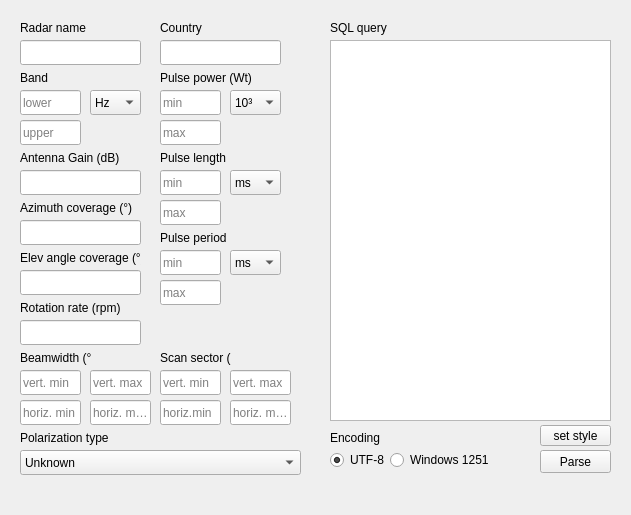
<?xml version="1.0" encoding="UTF-8"?>
<ui version="4.0">
 <class>MainWindow</class>
 <widget class="QMainWindow" name="MainWindow">
  <property name="geometry">
   <rect>
    <x>0</x>
    <y>0</y>
    <width>631</width>
    <height>515</height>
   </rect>
  </property>
  <property name="sizePolicy">
   <sizepolicy hsizetype="Fixed" vsizetype="Fixed">
    <horstretch>0</horstretch>
    <verstretch>0</verstretch>
   </sizepolicy>
  </property>
  <property name="windowTitle">
   <string>Parse radar station specs</string>
  </property>
  <property name="styleSheet">
   <string notr="true"/>
  </property>
  <property name="tabShape">
   <enum>QTabWidget::Triangular</enum>
  </property>
  <property name="dockOptions">
   <set>QMainWindow::AnimatedDocks</set>
  </property>
  <widget class="QWidget" name="centralwidget">
   <widget class="QPushButton" name="pushButton">
    <property name="geometry">
     <rect>
      <x>540</x>
      <y>450</y>
      <width>71</width>
      <height>23</height>
     </rect>
    </property>
    <property name="styleSheet">
     <string notr="true"/>
    </property>
    <property name="text">
     <string>Parse</string>
    </property>
   </widget>
   <widget class="QLineEdit" name="freqLowerB">
    <property name="geometry">
     <rect>
      <x>20</x>
      <y>90</y>
      <width>61</width>
      <height>25</height>
     </rect>
    </property>
    <property name="styleSheet">
     <string notr="true"/>
    </property>
    <property name="placeholderText">
     <string>lower</string>
    </property>
   </widget>
   <widget class="QLineEdit" name="freqUpperB">
    <property name="geometry">
     <rect>
      <x>20</x>
      <y>120</y>
      <width>61</width>
      <height>25</height>
     </rect>
    </property>
    <property name="styleSheet">
     <string notr="true"/>
    </property>
    <property name="placeholderText">
     <string>upper</string>
    </property>
   </widget>
   <widget class="QLabel" name="label">
    <property name="geometry">
     <rect>
      <x>20</x>
      <y>70</y>
      <width>47</width>
      <height>13</height>
     </rect>
    </property>
    <property name="text">
     <string/>
    </property>
   </widget>
   <widget class="QLabel" name="label_2">
    <property name="geometry">
     <rect>
      <x>20</x>
      <y>70</y>
      <width>121</width>
      <height>16</height>
     </rect>
    </property>
    <property name="text">
     <string>Band</string>
    </property>
   </widget>
   <widget class="QComboBox" name="freqUnitBox">
    <property name="geometry">
     <rect>
      <x>90</x>
      <y>90</y>
      <width>51</width>
      <height>25</height>
     </rect>
    </property>
    <item>
     <property name="text">
      <string>Hz</string>
     </property>
    </item>
    <item>
     <property name="text">
      <string>kHz</string>
     </property>
    </item>
    <item>
     <property name="text">
      <string>MHz</string>
     </property>
    </item>
    <item>
     <property name="text">
      <string>GHz</string>
     </property>
    </item>
   </widget>
   <widget class="QLabel" name="label_4">
    <property name="geometry">
     <rect>
      <x>160</x>
      <y>70</y>
      <width>121</width>
      <height>16</height>
     </rect>
    </property>
    <property name="text">
     <string>Pulse power (Wt)</string>
    </property>
   </widget>
   <widget class="QLineEdit" name="pulsePower">
    <property name="geometry">
     <rect>
      <x>160</x>
      <y>90</y>
      <width>61</width>
      <height>25</height>
     </rect>
    </property>
    <property name="styleSheet">
     <string notr="true"/>
    </property>
    <property name="placeholderText">
     <string>min</string>
    </property>
   </widget>
   <widget class="QLineEdit" name="pulseLength">
    <property name="geometry">
     <rect>
      <x>160</x>
      <y>170</y>
      <width>61</width>
      <height>25</height>
     </rect>
    </property>
    <property name="styleSheet">
     <string notr="true"/>
    </property>
    <property name="placeholderText">
     <string>min</string>
    </property>
   </widget>
   <widget class="QComboBox" name="timeUnitBox">
    <property name="geometry">
     <rect>
      <x>230</x>
      <y>170</y>
      <width>51</width>
      <height>25</height>
     </rect>
    </property>
    <item>
     <property name="text">
      <string>ms</string>
     </property>
    </item>
    <item>
     <property name="text">
      <string>us</string>
     </property>
    </item>
    <item>
     <property name="text">
      <string>ns</string>
     </property>
    </item>
   </widget>
   <widget class="QLabel" name="label_5">
    <property name="geometry">
     <rect>
      <x>160</x>
      <y>150</y>
      <width>121</width>
      <height>16</height>
     </rect>
    </property>
    <property name="text">
     <string>Pulse length</string>
    </property>
   </widget>
   <widget class="QLabel" name="label_6">
    <property name="geometry">
     <rect>
      <x>20</x>
      <y>150</y>
      <width>121</width>
      <height>16</height>
     </rect>
    </property>
    <property name="text">
     <string>Antenna Gain (dB)</string>
    </property>
   </widget>
   <widget class="QLineEdit" name="antennaGain">
    <property name="geometry">
     <rect>
      <x>20</x>
      <y>170</y>
      <width>121</width>
      <height>25</height>
     </rect>
    </property>
    <property name="styleSheet">
     <string notr="true"/>
    </property>
    <property name="placeholderText">
     <string/>
    </property>
   </widget>
   <widget class="QTextEdit" name="Sql">
    <property name="geometry">
     <rect>
      <x>330</x>
      <y>40</y>
      <width>281</width>
      <height>381</height>
     </rect>
    </property>
    <property name="readOnly">
     <bool>false</bool>
    </property>
    <property name="textInteractionFlags">
     <set>Qt::TextEditable|Qt::TextSelectableByMouse</set>
    </property>
   </widget>
   <widget class="QLabel" name="label_7">
    <property name="geometry">
     <rect>
      <x>330</x>
      <y>20</y>
      <width>121</width>
      <height>16</height>
     </rect>
    </property>
    <property name="text">
     <string>SQL query</string>
    </property>
   </widget>
   <widget class="QLineEdit" name="Country">
    <property name="geometry">
     <rect>
      <x>160</x>
      <y>40</y>
      <width>121</width>
      <height>25</height>
     </rect>
    </property>
    <property name="styleSheet">
     <string notr="true"/>
    </property>
   </widget>
   <widget class="QLabel" name="label_8">
    <property name="geometry">
     <rect>
      <x>160</x>
      <y>20</y>
      <width>121</width>
      <height>16</height>
     </rect>
    </property>
    <property name="text">
     <string>Country</string>
    </property>
   </widget>
   <widget class="QLineEdit" name="Azimuth">
    <property name="geometry">
     <rect>
      <x>20</x>
      <y>220</y>
      <width>121</width>
      <height>25</height>
     </rect>
    </property>
    <property name="styleSheet">
     <string notr="true"/>
    </property>
   </widget>
   <widget class="QLabel" name="label_9">
    <property name="geometry">
     <rect>
      <x>20</x>
      <y>200</y>
      <width>121</width>
      <height>16</height>
     </rect>
    </property>
    <property name="text">
     <string>&lt;html&gt;&lt;head/&gt;&lt;body&gt;&lt;p&gt;Azimuth coverage (°)&lt;/p&gt;&lt;/body&gt;&lt;/html&gt;</string>
    </property>
   </widget>
   <widget class="QLabel" name="label_10">
    <property name="geometry">
     <rect>
      <x>20</x>
      <y>250</y>
      <width>121</width>
      <height>16</height>
     </rect>
    </property>
    <property name="text">
     <string>&lt;html&gt;&lt;head/&gt;&lt;body&gt;&lt;p&gt;Elev angle coverage (°)&lt;/p&gt;&lt;/body&gt;&lt;/html&gt;</string>
    </property>
   </widget>
   <widget class="QLineEdit" name="EAng">
    <property name="geometry">
     <rect>
      <x>20</x>
      <y>270</y>
      <width>121</width>
      <height>25</height>
     </rect>
    </property>
    <property name="styleSheet">
     <string notr="true"/>
    </property>
   </widget>
   <widget class="QLabel" name="label_11">
    <property name="geometry">
     <rect>
      <x>20</x>
      <y>20</y>
      <width>121</width>
      <height>16</height>
     </rect>
    </property>
    <property name="text">
     <string>Radar name</string>
    </property>
   </widget>
   <widget class="QLineEdit" name="RadarName">
    <property name="geometry">
     <rect>
      <x>20</x>
      <y>40</y>
      <width>121</width>
      <height>25</height>
     </rect>
    </property>
    <property name="styleSheet">
     <string notr="true"/>
    </property>
   </widget>
   <widget class="QComboBox" name="polarizationTypeBox">
    <property name="geometry">
     <rect>
      <x>20</x>
      <y>450</y>
      <width>281</width>
      <height>25</height>
     </rect>
    </property>
    <item>
     <property name="text">
      <string>Unknown</string>
     </property>
    </item>
    <item>
     <property name="text">
      <string>Linear horizontal</string>
     </property>
    </item>
    <item>
     <property name="text">
      <string>Linear vertical</string>
     </property>
    </item>
    <item>
     <property name="text">
      <string>Circular</string>
     </property>
    </item>
   </widget>
   <widget class="QLabel" name="label_12">
    <property name="geometry">
     <rect>
      <x>20</x>
      <y>430</y>
      <width>121</width>
      <height>16</height>
     </rect>
    </property>
    <property name="text">
     <string>Polarization type</string>
    </property>
   </widget>
   <widget class="QComboBox" name="siBox">
    <property name="geometry">
     <rect>
      <x>230</x>
      <y>90</y>
      <width>51</width>
      <height>25</height>
     </rect>
    </property>
    <item>
     <property name="text">
      <string>10³</string>
     </property>
    </item>
    <item>
     <property name="text">
      <string>10⁶</string>
     </property>
    </item>
    <item>
     <property name="text">
      <string>10⁹</string>
     </property>
    </item>
   </widget>
   <widget class="QLineEdit" name="pulseLength_2">
    <property name="geometry">
     <rect>
      <x>160</x>
      <y>200</y>
      <width>61</width>
      <height>25</height>
     </rect>
    </property>
    <property name="styleSheet">
     <string notr="true"/>
    </property>
    <property name="placeholderText">
     <string>max</string>
    </property>
   </widget>
   <widget class="QLineEdit" name="pulsePeriod_2">
    <property name="geometry">
     <rect>
      <x>160</x>
      <y>280</y>
      <width>61</width>
      <height>25</height>
     </rect>
    </property>
    <property name="styleSheet">
     <string notr="true"/>
    </property>
    <property name="placeholderText">
     <string>max</string>
    </property>
   </widget>
   <widget class="QLabel" name="label_13">
    <property name="geometry">
     <rect>
      <x>160</x>
      <y>230</y>
      <width>121</width>
      <height>16</height>
     </rect>
    </property>
    <property name="text">
     <string>Pulse period</string>
    </property>
   </widget>
   <widget class="QComboBox" name="timeUnitBox_2">
    <property name="geometry">
     <rect>
      <x>230</x>
      <y>250</y>
      <width>51</width>
      <height>25</height>
     </rect>
    </property>
    <item>
     <property name="text">
      <string>ms</string>
     </property>
    </item>
    <item>
     <property name="text">
      <string>us</string>
     </property>
    </item>
    <item>
     <property name="text">
      <string>ns</string>
     </property>
    </item>
   </widget>
   <widget class="QLineEdit" name="pulsePeriod">
    <property name="geometry">
     <rect>
      <x>160</x>
      <y>250</y>
      <width>61</width>
      <height>25</height>
     </rect>
    </property>
    <property name="styleSheet">
     <string notr="true"/>
    </property>
    <property name="placeholderText">
     <string>min</string>
    </property>
   </widget>
   <widget class="QRadioButton" name="UTF8">
    <property name="geometry">
     <rect>
      <x>330</x>
      <y>450</y>
      <width>91</width>
      <height>20</height>
     </rect>
    </property>
    <property name="text">
     <string>UTF-8</string>
    </property>
    <property name="checked">
     <bool>true</bool>
    </property>
   </widget>
   <widget class="QRadioButton" name="Windows1251">
    <property name="geometry">
     <rect>
      <x>390</x>
      <y>450</y>
      <width>111</width>
      <height>20</height>
     </rect>
    </property>
    <property name="text">
     <string>Windows 1251</string>
    </property>
    <property name="checked">
     <bool>false</bool>
    </property>
   </widget>
   <widget class="QLabel" name="label_14">
    <property name="geometry">
     <rect>
      <x>330</x>
      <y>430</y>
      <width>121</width>
      <height>16</height>
     </rect>
    </property>
    <property name="text">
     <string>Encoding</string>
    </property>
   </widget>
   <widget class="QLabel" name="label_15">
    <property name="geometry">
     <rect>
      <x>20</x>
      <y>300</y>
      <width>121</width>
      <height>16</height>
     </rect>
    </property>
    <property name="text">
     <string>&lt;html&gt;&lt;head/&gt;&lt;body&gt;&lt;p&gt;Rotation rate (rpm)&lt;/p&gt;&lt;/body&gt;&lt;/html&gt;</string>
    </property>
   </widget>
   <widget class="QLineEdit" name="RotationRate">
    <property name="geometry">
     <rect>
      <x>20</x>
      <y>320</y>
      <width>121</width>
      <height>25</height>
     </rect>
    </property>
    <property name="styleSheet">
     <string notr="true"/>
    </property>
   </widget>
   <widget class="QLabel" name="label_16">
    <property name="geometry">
     <rect>
      <x>20</x>
      <y>350</y>
      <width>71</width>
      <height>16</height>
     </rect>
    </property>
    <property name="text">
     <string>&lt;html&gt;&lt;head/&gt;&lt;body&gt;&lt;p&gt;Beamwidth (°)&lt;/p&gt;&lt;/body&gt;&lt;/html&gt;</string>
    </property>
   </widget>
   <widget class="QLineEdit" name="BeamWidth">
    <property name="geometry">
     <rect>
      <x>20</x>
      <y>370</y>
      <width>61</width>
      <height>25</height>
     </rect>
    </property>
    <property name="styleSheet">
     <string notr="true"/>
    </property>
    <property name="placeholderText">
     <string>vert. min</string>
    </property>
   </widget>
   <widget class="QLineEdit" name="pulsePower_2">
    <property name="geometry">
     <rect>
      <x>160</x>
      <y>120</y>
      <width>61</width>
      <height>25</height>
     </rect>
    </property>
    <property name="styleSheet">
     <string notr="true"/>
    </property>
    <property name="placeholderText">
     <string>max</string>
    </property>
   </widget>
   <widget class="QLineEdit" name="BeamWidth_3">
    <property name="geometry">
     <rect>
      <x>20</x>
      <y>400</y>
      <width>61</width>
      <height>25</height>
     </rect>
    </property>
    <property name="styleSheet">
     <string notr="true"/>
    </property>
    <property name="placeholderText">
     <string>horiz. min</string>
    </property>
   </widget>
   <widget class="QLabel" name="label_18">
    <property name="geometry">
     <rect>
      <x>160</x>
      <y>350</y>
      <width>71</width>
      <height>16</height>
     </rect>
    </property>
    <property name="text">
     <string>&lt;html&gt;&lt;head/&gt;&lt;body&gt;&lt;p&gt;Scan sector (°)&lt;/p&gt;&lt;/body&gt;&lt;/html&gt;</string>
    </property>
   </widget>
   <widget class="QLineEdit" name="ScanSector_3">
    <property name="geometry">
     <rect>
      <x>160</x>
      <y>400</y>
      <width>61</width>
      <height>25</height>
     </rect>
    </property>
    <property name="styleSheet">
     <string notr="true"/>
    </property>
    <property name="placeholderText">
     <string>horiz.min</string>
    </property>
   </widget>
   <widget class="QLineEdit" name="ScanSector">
    <property name="geometry">
     <rect>
      <x>160</x>
      <y>370</y>
      <width>61</width>
      <height>25</height>
     </rect>
    </property>
    <property name="styleSheet">
     <string notr="true"/>
    </property>
    <property name="placeholderText">
     <string>vert. min</string>
    </property>
   </widget>
   <widget class="QLineEdit" name="BeamWidth_4">
    <property name="geometry">
     <rect>
      <x>90</x>
      <y>400</y>
      <width>61</width>
      <height>25</height>
     </rect>
    </property>
    <property name="styleSheet">
     <string notr="true"/>
    </property>
    <property name="placeholderText">
     <string>horiz. max</string>
    </property>
   </widget>
   <widget class="QLineEdit" name="BeamWidth_2">
    <property name="geometry">
     <rect>
      <x>90</x>
      <y>370</y>
      <width>61</width>
      <height>25</height>
     </rect>
    </property>
    <property name="styleSheet">
     <string notr="true"/>
    </property>
    <property name="placeholderText">
     <string>vert. max</string>
    </property>
   </widget>
   <widget class="QLineEdit" name="ScanSector_2">
    <property name="geometry">
     <rect>
      <x>230</x>
      <y>370</y>
      <width>61</width>
      <height>25</height>
     </rect>
    </property>
    <property name="styleSheet">
     <string notr="true"/>
    </property>
    <property name="placeholderText">
     <string>vert. max</string>
    </property>
   </widget>
   <widget class="QLineEdit" name="ScanSector_4">
    <property name="geometry">
     <rect>
      <x>230</x>
      <y>400</y>
      <width>61</width>
      <height>25</height>
     </rect>
    </property>
    <property name="styleSheet">
     <string notr="true"/>
    </property>
    <property name="placeholderText">
     <string>horiz. max</string>
    </property>
   </widget>
   <widget class="QPushButton" name="pushButton_2">
    <property name="geometry">
     <rect>
      <x>540</x>
      <y>425</y>
      <width>71</width>
      <height>21</height>
     </rect>
    </property>
    <property name="text">
     <string>set style</string>
    </property>
   </widget>
  </widget>
  <widget class="QMenuBar" name="menubar">
   <property name="geometry">
    <rect>
     <x>0</x>
     <y>0</y>
     <width>631</width>
     <height>21</height>
    </rect>
   </property>
  </widget>
 </widget>
 <tabstops>
  <tabstop>RadarName</tabstop>
  <tabstop>Country</tabstop>
  <tabstop>freqLowerB</tabstop>
  <tabstop>freqUpperB</tabstop>
  <tabstop>freqUnitBox</tabstop>
  <tabstop>pulsePower</tabstop>
  <tabstop>pulsePower_2</tabstop>
  <tabstop>siBox</tabstop>
  <tabstop>antennaGain</tabstop>
  <tabstop>pulseLength</tabstop>
  <tabstop>pulseLength_2</tabstop>
  <tabstop>timeUnitBox</tabstop>
  <tabstop>Azimuth</tabstop>
  <tabstop>EAng</tabstop>
  <tabstop>pulsePeriod</tabstop>
  <tabstop>pulsePeriod_2</tabstop>
  <tabstop>timeUnitBox_2</tabstop>
  <tabstop>RotationRate</tabstop>
  <tabstop>BeamWidth</tabstop>
  <tabstop>BeamWidth_2</tabstop>
  <tabstop>BeamWidth_3</tabstop>
  <tabstop>BeamWidth_4</tabstop>
  <tabstop>ScanSector</tabstop>
  <tabstop>ScanSector_2</tabstop>
  <tabstop>ScanSector_3</tabstop>
  <tabstop>ScanSector_4</tabstop>
  <tabstop>polarizationTypeBox</tabstop>
  <tabstop>UTF8</tabstop>
  <tabstop>Windows1251</tabstop>
  <tabstop>Sql</tabstop>
  <tabstop>pushButton</tabstop>
 </tabstops>
 <resources/>
 <connections/>
</ui>
